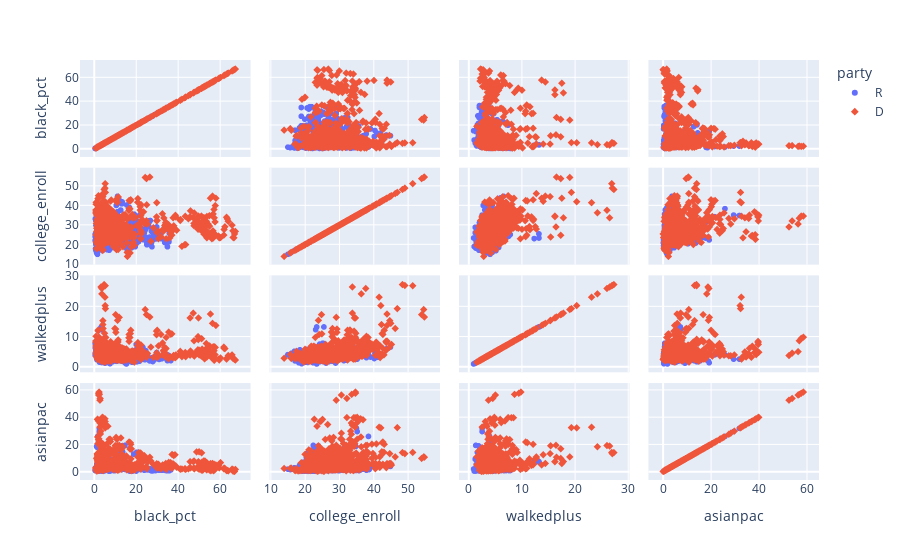

Write notebook code for a chart like this one.
### Code cell
fig = px.scatter_matrix(df, dimensions = ['black_pct', 'college_enroll', 'walkedplus', 'asianpac'], color = 'party', symbol = 'party')
fig.show()

### Figure 1 — Plotly figure (JSON) as saved in the notebook; plotly's stock layout.template omitted (floating-point values rounded to 4 significant figures; data arrays with more than 128 entries replaced by an {"elided": "..."} marker saying what was removed)
{"data": [{"dimensions": [{"axis": {"matches": true}, "label": "black_pct", "values": {"elided": "662 float values"}}, {"axis": {"matches": true}, "label": "college_enroll", "values": {"elided": "662 float values"}}, {"axis": {"matches": true}, "label": "walkedplus", "values": {"elided": "662 float values"}}, {"axis": {"matches": true}, "label": "asianpac", "values": {"elided": "662 float values"}}], "hovertemplate": "party=R<br>%{xaxis.title.text}=%{x}<br>%{yaxis.title.text}=%{y}<extra></extra>", "legendgroup": "R", "marker": {"color": "#636efa", "symbol": "circle"}, "name": "R", "showlegend": true, "type": "splom"}, {"dimensions": [{"axis": {"matches": true}, "label": "black_pct", "values": {"elided": "606 float values"}}, {"axis": {"matches": true}, "label": "college_enroll", "values": {"elided": "606 float values"}}, {"axis": {"matches": true}, "label": "walkedplus", "values": {"elided": "606 float values"}}, {"axis": {"matches": true}, "label": "asianpac", "values": {"elided": "606 float values"}}], "hovertemplate": "party=D<br>%{xaxis.title.text}=%{x}<br>%{yaxis.title.text}=%{y}<extra></extra>", "legendgroup": "D", "marker": {"color": "#EF553B", "symbol": "diamond"}, "name": "D", "showlegend": true, "type": "splom"}], "layout": {"dragmode": "select", "legend": {"title": {"text": "party"}, "tracegroupgap": 0}, "margin": {"t": 60}}}
